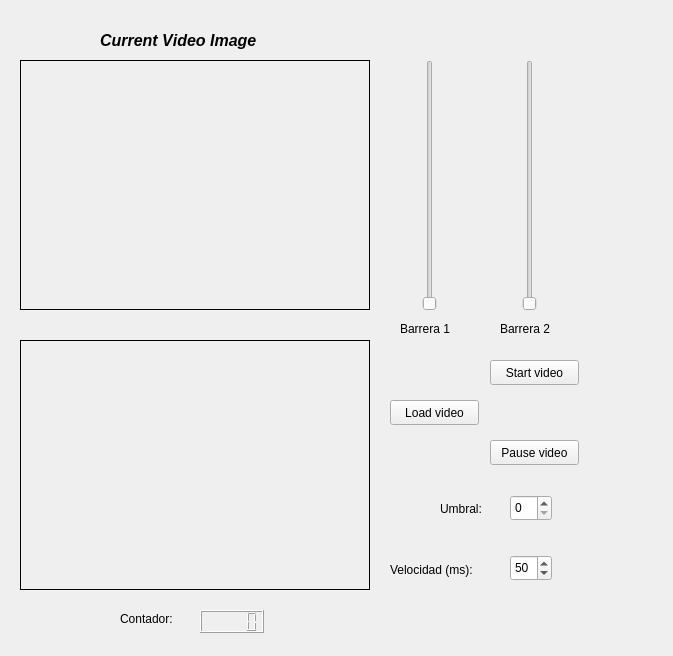
<?xml version="1.0" encoding="UTF-8"?>
<ui version="4.0">
 <class>MainWindow</class>
 <widget class="QWidget" name="MainWindow">
  <property name="enabled">
   <bool>true</bool>
  </property>
  <property name="geometry">
   <rect>
    <x>0</x>
    <y>0</y>
    <width>673</width>
    <height>656</height>
   </rect>
  </property>
  <property name="mouseTracking">
   <bool>true</bool>
  </property>
  <property name="acceptDrops">
   <bool>true</bool>
  </property>
  <property name="windowTitle">
   <string>People Counter At Classroom</string>
  </property>
  <property name="windowIcon">
   <iconset>
    <normaloff>../../../Digital_books_and_other_things/TESIS_PACO/goeiti.jpg</normaloff>../../../Digital_books_and_other_things/TESIS_PACO/goeiti.jpg</iconset>
  </property>
  <property name="windowOpacity">
   <double>1.000000000000000</double>
  </property>
  <widget class="QLabel" name="Tittle">
   <property name="enabled">
    <bool>true</bool>
   </property>
   <property name="geometry">
    <rect>
     <x>100</x>
     <y>30</y>
     <width>191</width>
     <height>20</height>
    </rect>
   </property>
   <property name="font">
    <font>
     <pointsize>12</pointsize>
     <weight>75</weight>
     <italic>true</italic>
     <bold>true</bold>
     <kerning>false</kerning>
    </font>
   </property>
   <property name="cursor">
    <cursorShape>PointingHandCursor</cursorShape>
   </property>
   <property name="text">
    <string>Current Video Image</string>
   </property>
  </widget>
  <widget class="QPushButton" name="loadVideoButton">
   <property name="geometry">
    <rect>
     <x>390</x>
     <y>400</y>
     <width>89</width>
     <height>25</height>
    </rect>
   </property>
   <property name="text">
    <string>Load video</string>
   </property>
  </widget>
  <widget class="QLabel" name="counter_text">
   <property name="geometry">
    <rect>
     <x>120</x>
     <y>610</y>
     <width>67</width>
     <height>17</height>
    </rect>
   </property>
   <property name="text">
    <string>Contador:</string>
   </property>
  </widget>
  <widget class="QLCDNumber" name="counter">
   <property name="geometry">
    <rect>
     <x>200</x>
     <y>610</y>
     <width>64</width>
     <height>23</height>
    </rect>
   </property>
  </widget>
  <widget class="QLabel" name="threshold_text">
   <property name="geometry">
    <rect>
     <x>440</x>
     <y>500</y>
     <width>61</width>
     <height>17</height>
    </rect>
   </property>
   <property name="text">
    <string>Umbral:</string>
   </property>
  </widget>
  <widget class="QSpinBox" name="threshold">
   <property name="geometry">
    <rect>
     <x>510</x>
     <y>495</y>
     <width>42</width>
     <height>26</height>
    </rect>
   </property>
  </widget>
  <widget class="QLabel" name="barrier1_text">
   <property name="geometry">
    <rect>
     <x>400</x>
     <y>320</y>
     <width>67</width>
     <height>17</height>
    </rect>
   </property>
   <property name="text">
    <string>Barrera 1</string>
   </property>
  </widget>
  <widget class="QLabel" name="barrier2_text">
   <property name="geometry">
    <rect>
     <x>500</x>
     <y>320</y>
     <width>67</width>
     <height>17</height>
    </rect>
   </property>
   <property name="text">
    <string>Barrera 2</string>
   </property>
  </widget>
  <widget class="QSlider" name="barrier1">
   <property name="geometry">
    <rect>
     <x>420</x>
     <y>60</y>
     <width>20</width>
     <height>251</height>
    </rect>
   </property>
   <property name="orientation">
    <enum>Qt::Vertical</enum>
   </property>
  </widget>
  <widget class="QSlider" name="barrier2">
   <property name="geometry">
    <rect>
     <x>520</x>
     <y>60</y>
     <width>20</width>
     <height>251</height>
    </rect>
   </property>
   <property name="orientation">
    <enum>Qt::Vertical</enum>
   </property>
  </widget>
  <widget class="QLabel" name="video">
   <property name="geometry">
    <rect>
     <x>20</x>
     <y>60</y>
     <width>350</width>
     <height>250</height>
    </rect>
   </property>
   <property name="maximumSize">
    <size>
     <width>351</width>
     <height>251</height>
    </size>
   </property>
   <property name="frameShape">
    <enum>QFrame::Box</enum>
   </property>
   <property name="text">
    <string/>
   </property>
  </widget>
  <widget class="QLabel" name="filter_video">
   <property name="geometry">
    <rect>
     <x>20</x>
     <y>340</y>
     <width>350</width>
     <height>250</height>
    </rect>
   </property>
   <property name="maximumSize">
    <size>
     <width>351</width>
     <height>251</height>
    </size>
   </property>
   <property name="frameShape">
    <enum>QFrame::Box</enum>
   </property>
   <property name="text">
    <string/>
   </property>
  </widget>
  <widget class="QPushButton" name="pauseVideoButton">
   <property name="geometry">
    <rect>
     <x>490</x>
     <y>440</y>
     <width>89</width>
     <height>25</height>
    </rect>
   </property>
   <property name="text">
    <string>Pause video</string>
   </property>
  </widget>
  <widget class="QPushButton" name="startVideoButton">
   <property name="geometry">
    <rect>
     <x>490</x>
     <y>360</y>
     <width>89</width>
     <height>25</height>
    </rect>
   </property>
   <property name="text">
    <string>Start video</string>
   </property>
  </widget>
  <widget class="QLabel" name="velocity_text">
   <property name="geometry">
    <rect>
     <x>390</x>
     <y>560</y>
     <width>111</width>
     <height>20</height>
    </rect>
   </property>
   <property name="text">
    <string>Velocidad (ms):</string>
   </property>
  </widget>
  <widget class="QSpinBox" name="velocity">
   <property name="geometry">
    <rect>
     <x>510</x>
     <y>555</y>
     <width>42</width>
     <height>26</height>
    </rect>
   </property>
   <property name="value">
    <number>50</number>
   </property>
  </widget>
 </widget>
 <resources/>
 <connections/>
</ui>
